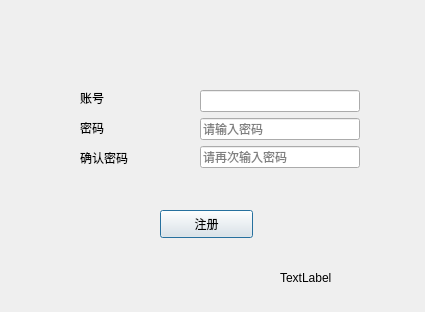
<?xml version="1.0" encoding="UTF-8"?>
<ui version="4.0">
 <class>Dialog</class>
 <widget class="QDialog" name="Dialog">
  <property name="geometry">
   <rect>
    <x>0</x>
    <y>0</y>
    <width>425</width>
    <height>312</height>
   </rect>
  </property>
  <property name="windowTitle">
   <string>Dialog</string>
  </property>
  <widget class="QWidget" name="verticalLayoutWidget">
   <property name="geometry">
    <rect>
     <x>200</x>
     <y>90</y>
     <width>160</width>
     <height>80</height>
    </rect>
   </property>
   <layout class="QVBoxLayout" name="verticalLayout">
    <item>
     <widget class="QLineEdit" name="username_line"/>
    </item>
    <item>
     <widget class="QLineEdit" name="password_line">
      <property name="maxLength">
       <number>6</number>
      </property>
      <property name="echoMode">
       <enum>QLineEdit::Password</enum>
      </property>
      <property name="placeholderText">
       <string>请输入密码</string>
      </property>
     </widget>
    </item>
    <item>
     <widget class="QLineEdit" name="confirm_line">
      <property name="maxLength">
       <number>6</number>
      </property>
      <property name="echoMode">
       <enum>QLineEdit::PasswordEchoOnEdit</enum>
      </property>
      <property name="placeholderText">
       <string>请再次输入密码</string>
      </property>
     </widget>
    </item>
   </layout>
  </widget>
  <widget class="QLabel" name="label">
   <property name="geometry">
    <rect>
     <x>80</x>
     <y>90</y>
     <width>72</width>
     <height>15</height>
    </rect>
   </property>
   <property name="text">
    <string>账号</string>
   </property>
  </widget>
  <widget class="QLabel" name="label_2">
   <property name="geometry">
    <rect>
     <x>80</x>
     <y>120</y>
     <width>72</width>
     <height>15</height>
    </rect>
   </property>
   <property name="text">
    <string>密码</string>
   </property>
  </widget>
  <widget class="QLabel" name="label_3">
   <property name="geometry">
    <rect>
     <x>80</x>
     <y>150</y>
     <width>72</width>
     <height>15</height>
    </rect>
   </property>
   <property name="text">
    <string>确认密码</string>
   </property>
  </widget>
  <widget class="QPushButton" name="reg_Button">
   <property name="geometry">
    <rect>
     <x>160</x>
     <y>210</y>
     <width>93</width>
     <height>28</height>
    </rect>
   </property>
   <property name="text">
    <string>注册</string>
   </property>
  </widget>
  <widget class="QLabel" name="reg_result">
   <property name="geometry">
    <rect>
     <x>280</x>
     <y>270</y>
     <width>72</width>
     <height>15</height>
    </rect>
   </property>
   <property name="text">
    <string>TextLabel</string>
   </property>
  </widget>
 </widget>
 <resources/>
 <connections/>
</ui>
